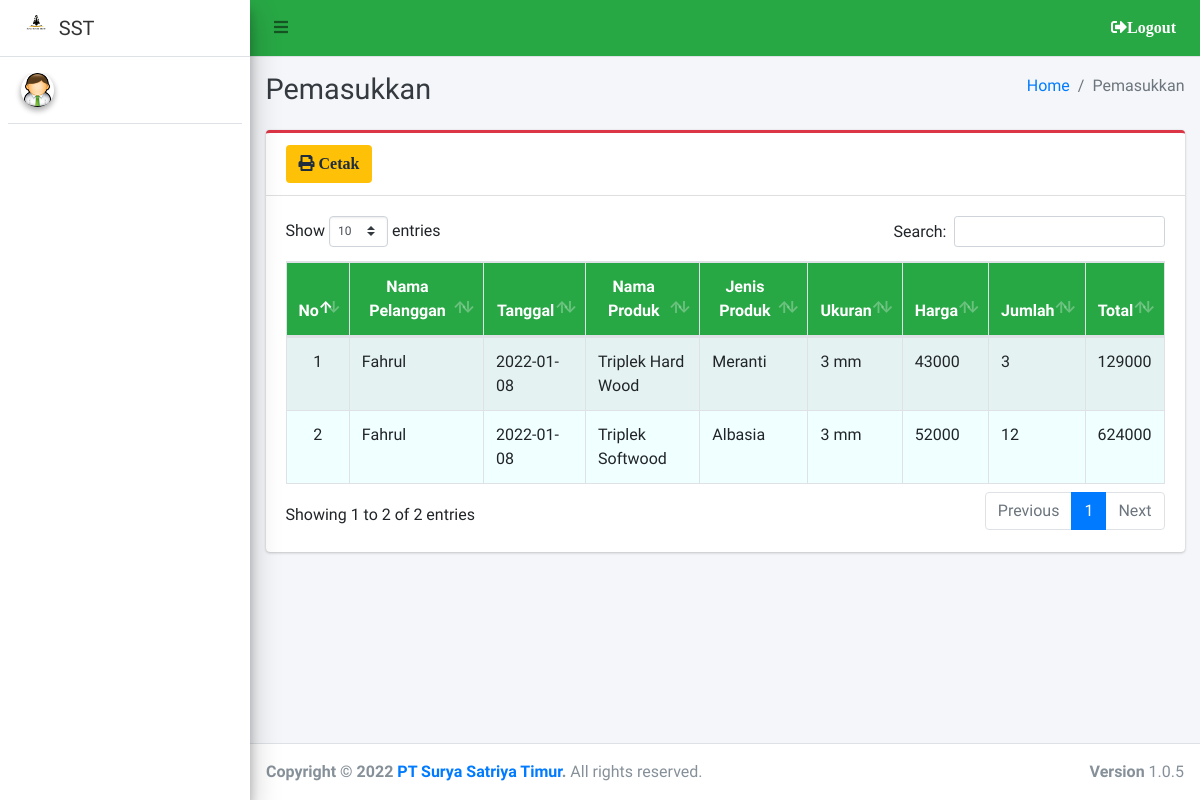
/admin/pemasukan/index.php, run on the app's committed database.
### tables this page shows
CREATE TABLE `detail_pemesanan` (
  `id_dp` int(11) NOT NULL,
  `id_pemesanan` int(11) NOT NULL,
  `id_katalog` int(11) NOT NULL,
  `jumlah` int(11) NOT NULL,
  `total` int(11) NOT NULL
);

CREATE TABLE `pelanggan` (
  `id_pelanggan` varchar(20) NOT NULL,
  `nama_pelanggan` varchar(100) DEFAULT NULL,
  `jk` varchar(20) DEFAULT NULL,
  `alamat` text,
  `no_hp` varchar(20) DEFAULT NULL
);

CREATE TABLE `pemesanan` (
  `id_pemesanan` int(11) NOT NULL,
  `tanggal_pesan` date DEFAULT NULL,
  `id_pelanggan` varchar(20) DEFAULT NULL
);

CREATE TABLE `katalog` (
  `id_katalog` int(11) NOT NULL,
  `nama_katalog` varchar(150) NOT NULL,
  `jenis_katalog` varchar(150) NOT NULL,
  `qty` varchar(50) NOT NULL,
  `ukuran` varchar(150) NOT NULL,
  `harga` varchar(50) NOT NULL,
  `file` varchar(100) DEFAULT NULL
);

### admin/pemasukan/index.php (the view, shortened to what this page needs)
<?php
require '../../config/koneksi.php';
?>
<!DOCTYPE html>
<html>
<?php
include '../../templates/head.php';
?>
<body class="hold-transition sidebar-mini layout-fixed">
    <div class="wrapper">
        <?php
        include '../../templates/navbar.php';
        ?>
        <?php
        include '../../templates/sidebar.php';
        ?>
        <div class="content-wrapper">
            <div class="content-header">
                <div class="container-fluid">
                    <div class="row mb-2">
                        <div class="col-sm-6">
                            <h1 class="m-0 text-dark">Pemasukkan</h1>
                        </div>
                        <div class="col-sm-6">
                            <ol class="breadcrumb float-sm-right">
                                <li class="breadcrumb-item"><a href="#">Home</a></li>
                                <li class="breadcrumb-item active">Pemasukkan</li>
                            </ol>
                        </div>
                    </div>
                </div>
            </div>
            <section class="content">
                <div class="container-fluid">
                    <div class="row">
                        <div class="col-12">
                            <div class="card card-danger card-outline">
                                <div class="card-header">
                                    <a href="print" target="blank" class="btn bg-yellow"><i class="fa fa-print"> Cetak</i></a>
                                </div>
                                <div class="card-body">
                                    <div class="table-responsive">
                                    <table id="example1" class="table table-bordered table-striped">
                                            <thead class="bg-green">
                                                <tr align="center">
                                                    <th>No</th>
                                                    <th>Nama Pelanggan</th>
                                                    <th>Tanggal</th>
                                                    <th>Nama Produk</th>
                                                    <th>Jenis Produk</th>
                                                    <th>Ukuran</th>
                                                    <th>Harga</th>
                                                    <th>Jumlah</th>
                                                    <th>Total</th>
                                                </tr>
                                            </thead>
                                                <tbody style="background-color: azure">
                                            <?php
                                            $no = 1;
                                            $data = $koneksi->query("SELECT * FROM detail_pemesanan AS dp
                                            LEFT JOIN pemesanan AS p ON dp.id_pemesanan = p.id_pemesanan
                                            LEFT JOIN katalog AS k ON dp.id_katalog = k.id_katalog
                                            LEFT JOIN pelanggan AS pel ON p.id_pelanggan = pel.id_pelanggan
                                            ");
                                            while ($row = $data->fetch_array()) {
                                            ?>
                                                    <tr>
                                                        <td align="center"><?= $no++ ?></td>
                                                        <td><?= $row['nama_pelanggan'] ?></td>
                                                        <td><?= $row['tanggal_pesan'] ?></td>
                                                        <td><?= $row['nama_katalog'] ?></td>
                                                        <td><?= $row['jenis_katalog'] ?></td>
                                                        <td><?= $row['ukuran'] ?></td>
                                                        <td><?= $row['harga'] ?></td>
                                                        <td><?= $row['jumlah'] ?></td>
                                                        <td><?= $row['total'] ?></td>
                                                    </tr>
                                            <?php } ?>
                                                </tbody>
                                        </table>
                                    </div>
                                </div>
                            </div>
                        </div>
                    </div>
                </div>
            </section>
        </div>
        <?php include_once "../../templates/footer.php"; ?>
    </div>
</body>
</html>

### data on the page
detail_pemesanan: pelanggan.nama_pelanggan "Fahrul", id_pemesanan.tanggal_pesan "2022-01-08", id_katalog.nama_katalog "Triplek Hard Wood", id_katalog.jenis_katalog "Meranti", id_katalog.ukuran "3 mm", id_katalog.harga "43000", jumlah "3", total "129000"
detail_pemesanan: pelanggan.nama_pelanggan "Fahrul", id_pemesanan.tanggal_pesan "2022-01-08", id_katalog.nama_katalog "Triplek Softwood", id_katalog.jenis_katalog "Albasia", id_katalog.ukuran "3 mm", id_katalog.harga "52000", jumlah "12", total "624000"
